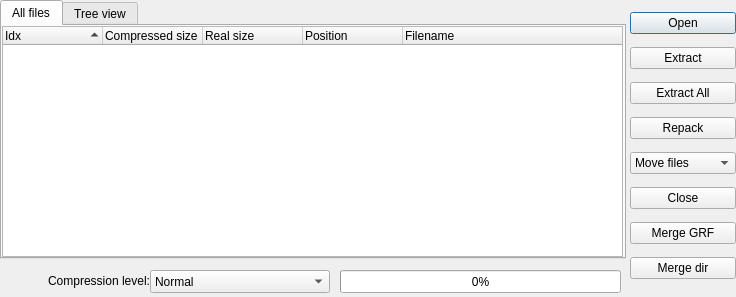
<ui version="4.0" >
 <author></author>
 <comment></comment>
 <exportmacro></exportmacro>
 <class>main_window</class>
 <widget class="QDialog" name="main_window" >
  <property name="geometry" >
   <rect>
    <x>0</x>
    <y>0</y>
    <width>736</width>
    <height>297</height>
   </rect>
  </property>
  <property name="minimumSize" >
   <size>
    <width>736</width>
    <height>297</height>
   </size>
  </property>
  <property name="maximumSize" >
   <size>
    <width>736</width>
    <height>297</height>
   </size>
  </property>
  <property name="windowTitle" >
   <string>GrfBuilder v1.0 (libgrf v0.1.15) by MagicalTux</string>
  </property>
  <widget class="QComboBox" name="combo_complevel" >
   <property name="geometry" >
    <rect>
     <x>150</x>
     <y>270</y>
     <width>180</width>
     <height>23</height>
    </rect>
   </property>
   <property name="currentIndex" >
    <number>5</number>
   </property>
   <item>
    <property name="text" >
     <string>None</string>
    </property>
   </item>
   <item>
    <property name="text" >
     <string>Totally Low</string>
    </property>
   </item>
   <item>
    <property name="text" >
     <string>Really Low</string>
    </property>
   </item>
   <item>
    <property name="text" >
     <string>Low</string>
    </property>
   </item>
   <item>
    <property name="text" >
     <string>Almost Normal</string>
    </property>
   </item>
   <item>
    <property name="text" >
     <string>Normal</string>
    </property>
   </item>
   <item>
    <property name="text" >
     <string>More than Normal</string>
    </property>
   </item>
   <item>
    <property name="text" >
     <string>High</string>
    </property>
   </item>
   <item>
    <property name="text" >
     <string>Really High</string>
    </property>
   </item>
   <item>
    <property name="text" >
     <string>Max</string>
    </property>
   </item>
  </widget>
  <widget class="QLabel" name="textLabel1" >
   <property name="geometry" >
    <rect>
     <x>0</x>
     <y>270</y>
     <width>150</width>
     <height>22</height>
    </rect>
   </property>
   <property name="text" >
    <string>&lt;p align="right">Compression level:&lt;/p></string>
   </property>
  </widget>
  <widget class="QWidget" name="verticalLayout" >
   <property name="geometry" >
    <rect>
     <x>630</x>
     <y>0</y>
     <width>106</width>
     <height>297</height>
    </rect>
   </property>
   <layout class="QVBoxLayout" >
    <property name="margin" >
     <number>0</number>
    </property>
    <property name="spacing" >
     <number>1</number>
    </property>
    <item>
     <widget class="QPushButton" name="btn_open" >
      <property name="whatsThis" >
       <string>&lt;html>&lt;head>&lt;meta name="qrichtext" content="1" />&lt;/head>&lt;body style=" white-space: pre-wrap; font-family:Sans Serif; font-size:9pt; font-weight:400; font-style:normal; text-decoration:none;">&lt;p style=" margin-top:0px; margin-bottom:0px; margin-left:0px; margin-right:0px; -qt-block-indent:0; text-indent:0px;">Using this button, you can open an existing GRF file.&lt;/p>&lt;/body>&lt;/html></string>
      </property>
      <property name="text" >
       <string>Open</string>
      </property>
      <property name="flat" >
       <bool>false</bool>
      </property>
     </widget>
    </item>
    <item>
     <widget class="QPushButton" name="btn_extract" >
      <property name="text" >
       <string>Extract</string>
      </property>
     </widget>
    </item>
    <item>
     <widget class="QPushButton" name="btn_extractall" >
      <property name="text" >
       <string>Extract All</string>
      </property>
     </widget>
    </item>
    <item>
     <widget class="QPushButton" name="btn_repack" >
      <property name="text" >
       <string>Repack</string>
      </property>
     </widget>
    </item>
    <item>
     <widget class="QComboBox" name="combo_repack" >
      <item>
       <property name="text" >
        <string>Move files</string>
       </property>
      </item>
      <item>
       <property name="text" >
        <string>Decrypt</string>
       </property>
      </item>
      <item>
       <property name="text" >
        <string>Recompress</string>
       </property>
      </item>
     </widget>
    </item>
    <item>
     <widget class="QPushButton" name="btn_close" >
      <property name="text" >
       <string>Close</string>
      </property>
     </widget>
    </item>
    <item>
     <widget class="QPushButton" name="btn_mergegrf" >
      <property name="text" >
       <string>Merge GRF</string>
      </property>
     </widget>
    </item>
    <item>
     <widget class="QPushButton" name="btn_mergedir" >
      <property name="text" >
       <string>Merge dir</string>
      </property>
     </widget>
    </item>
   </layout>
  </widget>
  <widget class="QTabWidget" name="tab_sel" >
   <property name="geometry" >
    <rect>
     <x>0</x>
     <y>0</y>
     <width>626</width>
     <height>259</height>
    </rect>
   </property>
   <property name="currentIndex" >
    <number>0</number>
   </property>
   <widget class="QWidget" name="grf_allfiles" >
    <attribute name="title" >
     <string>All files</string>
    </attribute>
    <widget class="QTreeWidget" name="view_allfiles" >
     <property name="geometry" >
      <rect>
       <x>0</x>
       <y>0</y>
       <width>621</width>
       <height>231</height>
      </rect>
     </property>
     <property name="dragEnabled" >
      <bool>true</bool>
     </property>
     <property name="columnCount" >
      <number>5</number>
     </property>
     <property name="sortingEnabled" >
      <bool>true</bool>
     </property>
     <column>
      <property name="text" >
       <string>Idx</string>
      </property>
     </column>
     <column>
      <property name="text" >
       <string>Compressed size</string>
      </property>
     </column>
     <column>
      <property name="text" >
       <string>Real size</string>
      </property>
     </column>
     <column>
      <property name="text" >
       <string>Position</string>
      </property>
     </column>
     <column>
      <property name="text" >
       <string>Filename</string>
      </property>
     </column>
    </widget>
   </widget>
   <widget class="QWidget" name="grf_treeview" >
    <attribute name="title" >
     <string>Tree view</string>
    </attribute>
    <widget class="QTreeWidget" name="view_filestree" >
     <property name="geometry" >
      <rect>
       <x>0</x>
       <y>0</y>
       <width>621</width>
       <height>231</height>
      </rect>
     </property>
     <column>
      <property name="text" >
       <string>Filename</string>
      </property>
     </column>
     <column>
      <property name="text" >
       <string>File size</string>
      </property>
     </column>
    </widget>
   </widget>
  </widget>
  <widget class="QProgressBar" name="progbar" >
   <property name="geometry" >
    <rect>
     <x>340</x>
     <y>270</y>
     <width>281</width>
     <height>23</height>
    </rect>
   </property>
   <property name="value" >
    <number>0</number>
   </property>
   <property name="orientation" >
    <enum>Qt::Horizontal</enum>
   </property>
   <property name="invertedAppearance" >
    <bool>false</bool>
   </property>
  </widget>
 </widget>
 <layoutdefault spacing="6" margin="11" />
 <pixmapfunction>qPixmapFromMimeSource</pixmapfunction>
 <resources/>
 <connections/>
</ui>
